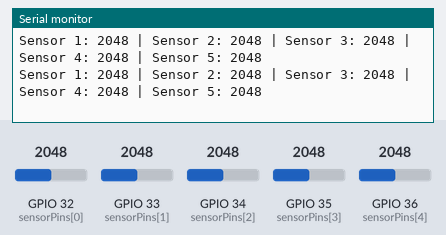
Simulated run of this sketch. Board: ESP32. Parts: the last lines printed to the serial monitor. The test bench sets the inputs (shaded band); at power-on: GPIO 32 (sensorPins[0]) = 2048, GPIO 33 (sensorPins[1]) = 2048, GPIO 34 (sensorPins[2]) = 2048, GPIO 35 (sensorPins[3]) = 2048, GPIO 36 (sensorPins[4]) = 2048.

Above: at 2.2 s.
2.3 s: GPIO 32 (sensorPins[0]) set to 2866
At 2.9 s:
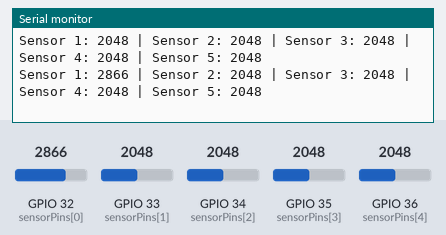
3.8 s: GPIO 33 (sensorPins[1]) set to 2866
At 4.4 s:
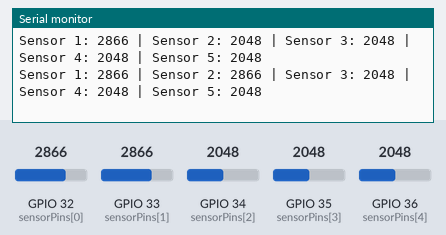
5.3 s: GPIO 34 (sensorPins[2]) set to 2866
At 5.9 s:
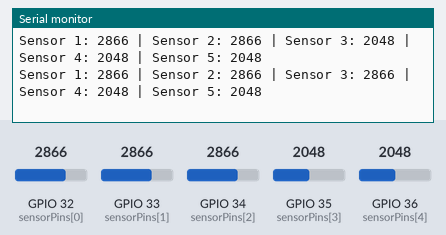
6.8 s: GPIO 35 (sensorPins[3]) set to 2866
At 7.4 s:
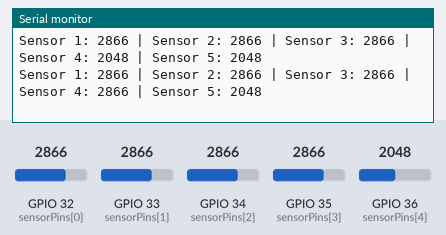
8.3 s: GPIO 36 (sensorPins[4]) set to 2866
At 8.9 s:
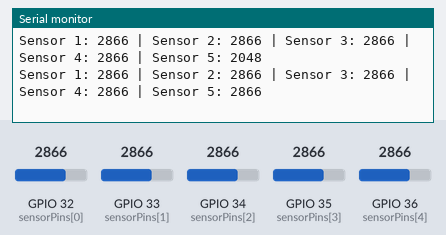
9.8 s: GPIO 32 (sensorPins[0]) set to 3972
At 10.5 s:
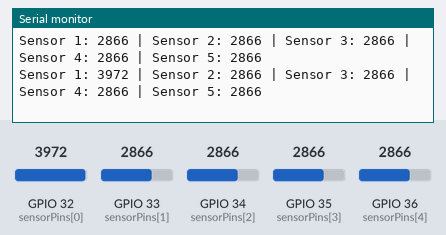
Timing chart, 0 to 12.3 s (numbered marks = the images above; inputs shaded):
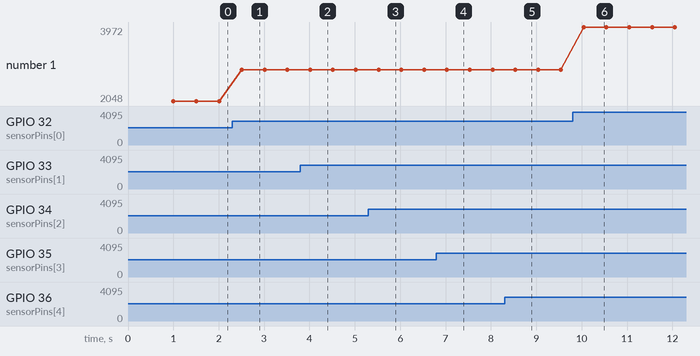

Measured:
- after the input at 2.3 s, the serial monitor: prints a new line after 0.21 s (image 1)
- after the input at 3.8 s, the serial monitor: prints a new line after 0.22 s (image 2)
- after the input at 5.3 s, the serial monitor: prints a new line after 0.22 s (image 3)
- after the input at 6.8 s, the serial monitor: prints a new line after 0.23 s (image 4)
- after the input at 8.3 s, the serial monitor: prints a new line after 0.24 s (image 5)
- after the input at 9.8 s, the serial monitor: prints a new line after 0.24 s (image 6)
- plotted number 1: 2048 → 2866 after the input at 2.3 s, 2866 → 3972 after the input at 9.8 s

The sketch:

5_piezo_samplecode.ino
```cpp
// Define analog input pins for five sensors
const int sensorPins[5] = {32, 33, 34, 35, 36};

// Variables to store readings
int sensorValues[5];

void setup() {
  Serial.begin(115200);
  delay(1000);
  Serial.println("ESP32 Piezo Sensor Reading...");
}

void loop() {
  // Loop through all sensors
  for (int i = 0; i < 5; i++) {
    sensorValues[i] = analogRead(sensorPins[i]);
  }

  // Print readings in organized format
  Serial.print("Sensor 1: "); Serial.print(sensorValues[0]);
  Serial.print(" | Sensor 2: "); Serial.print(sensorValues[1]);
  Serial.print(" | Sensor 3: "); Serial.print(sensorValues[2]);
  Serial.print(" | Sensor 4: "); Serial.print(sensorValues[3]);
  Serial.print(" | Sensor 5: "); Serial.println(sensorValues[4]);

  delay(500);  // Adjust as needed for response speed
}
```
